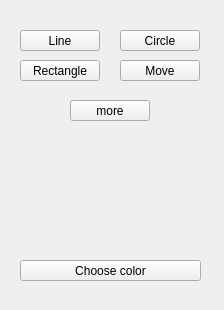
<?xml version="1.0" encoding="UTF-8"?>
<ui version="4.0">
 <class>WidgetForButtons</class>
 <widget class="QWidget" name="WidgetForButtons">
  <property name="geometry">
   <rect>
    <x>0</x>
    <y>0</y>
    <width>224</width>
    <height>310</height>
   </rect>
  </property>
  <property name="windowTitle">
   <string>Form</string>
  </property>
  <widget class="QPushButton" name="button_line">
   <property name="geometry">
    <rect>
     <x>20</x>
     <y>30</y>
     <width>80</width>
     <height>21</height>
    </rect>
   </property>
   <property name="text">
    <string>Line</string>
   </property>
   <attribute name="buttonGroup">
    <string notr="true">allButtons</string>
   </attribute>
  </widget>
  <widget class="QPushButton" name="button_rect">
   <property name="geometry">
    <rect>
     <x>20</x>
     <y>60</y>
     <width>80</width>
     <height>21</height>
    </rect>
   </property>
   <property name="text">
    <string>Rectangle</string>
   </property>
   <attribute name="buttonGroup">
    <string notr="true">allButtons</string>
   </attribute>
  </widget>
  <widget class="QPushButton" name="button_circle">
   <property name="geometry">
    <rect>
     <x>120</x>
     <y>30</y>
     <width>80</width>
     <height>21</height>
    </rect>
   </property>
   <property name="text">
    <string>Circle</string>
   </property>
   <attribute name="buttonGroup">
    <string notr="true">allButtons</string>
   </attribute>
  </widget>
  <widget class="QPushButton" name="button_move">
   <property name="geometry">
    <rect>
     <x>120</x>
     <y>60</y>
     <width>80</width>
     <height>21</height>
    </rect>
   </property>
   <property name="text">
    <string>Move</string>
   </property>
   <attribute name="buttonGroup">
    <string notr="true">allButtons</string>
   </attribute>
  </widget>
  <widget class="QPushButton" name="button_color">
   <property name="geometry">
    <rect>
     <x>20</x>
     <y>260</y>
     <width>181</width>
     <height>21</height>
    </rect>
   </property>
   <property name="text">
    <string>Choose color</string>
   </property>
  </widget>
  <widget class="QPushButton" name="pushButton_5">
   <property name="geometry">
    <rect>
     <x>70</x>
     <y>100</y>
     <width>80</width>
     <height>21</height>
    </rect>
   </property>
   <property name="text">
    <string>more</string>
   </property>
  </widget>
 </widget>
 <resources/>
 <connections/>
 <buttongroups>
  <buttongroup name="allButtons"/>
 </buttongroups>
</ui>
